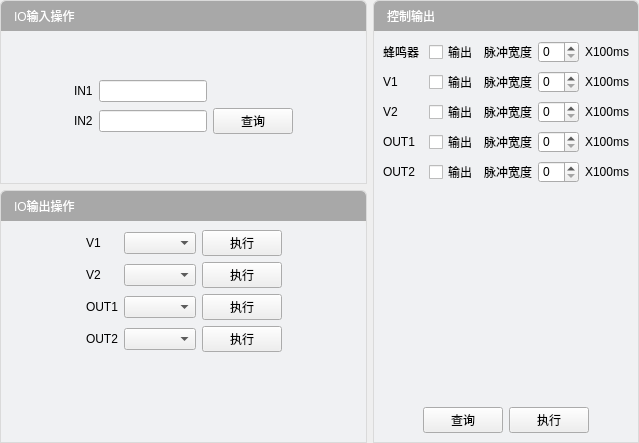
<?xml version="1.0" encoding="UTF-8"?>
<ui version="4.0">
 <class>IoConfigFor6CDlg</class>
 <widget class="QWidget" name="IoConfigFor6CDlg">
  <property name="geometry">
   <rect>
    <x>0</x>
    <y>0</y>
    <width>639</width>
    <height>443</height>
   </rect>
  </property>
  <property name="windowTitle">
   <string>Form</string>
  </property>
  <layout class="QGridLayout" name="gridLayout_4">
   <property name="margin">
    <number>0</number>
   </property>
   <item row="0" column="0" rowspan="2">
    <widget class="QWidget" name="widget_5" native="true">
     <property name="styleSheet">
      <string notr="true">.QWidget
{
	border: 1px solid rgb(218,218,218);
	border-top-right-radius: 5px;
	border-top-left-radius: 5px;
}</string>
     </property>
     <layout class="QVBoxLayout" name="verticalLayout_3">
      <property name="spacing">
       <number>0</number>
      </property>
      <property name="margin">
       <number>1</number>
      </property>
      <item>
       <widget class="QLabel" name="label_8">
        <property name="minimumSize">
         <size>
          <width>0</width>
          <height>30</height>
         </size>
        </property>
        <property name="maximumSize">
         <size>
          <width>16777215</width>
          <height>30</height>
         </size>
        </property>
        <property name="styleSheet">
         <string notr="true">font: 10pt &quot;微软雅黑&quot;;
color: rgb(255, 255, 255);
background-color: rgb(168, 168, 168);
padding: 3px 3px 3px 10px;
border: none;
border-top-right-radius: 5px;
border-top-left-radius: 5px;</string>
        </property>
        <property name="text">
         <string>IO输入操作</string>
        </property>
       </widget>
      </item>
      <item>
       <widget class="QWidget" name="widget_6" native="true">
        <property name="styleSheet">
         <string notr="true">.QWidget
{
	border: none;
	background-color: rgb(240, 241, 243);
}</string>
        </property>
        <layout class="QGridLayout" name="gridLayout">
         <item row="2" column="4">
          <widget class="QPushButton" name="pushButton">
           <property name="text">
            <string>查询</string>
           </property>
          </widget>
         </item>
         <item row="1" column="2" colspan="2">
          <widget class="QLineEdit" name="lineEdit"/>
         </item>
         <item row="2" column="1">
          <widget class="QLabel" name="label_2">
           <property name="text">
            <string>IN2</string>
           </property>
          </widget>
         </item>
         <item row="1" column="1">
          <widget class="QLabel" name="label">
           <property name="text">
            <string>IN1</string>
           </property>
          </widget>
         </item>
         <item row="2" column="2" colspan="2">
          <widget class="QLineEdit" name="lineEdit_2"/>
         </item>
         <item row="3" column="2">
          <spacer name="verticalSpacer_2">
           <property name="orientation">
            <enum>Qt::Vertical</enum>
           </property>
           <property name="sizeHint" stdset="0">
            <size>
             <width>20</width>
             <height>40</height>
            </size>
           </property>
          </spacer>
         </item>
         <item row="1" column="0">
          <spacer name="horizontalSpacer">
           <property name="orientation">
            <enum>Qt::Horizontal</enum>
           </property>
           <property name="sizeHint" stdset="0">
            <size>
             <width>40</width>
             <height>20</height>
            </size>
           </property>
          </spacer>
         </item>
         <item row="0" column="2">
          <spacer name="verticalSpacer">
           <property name="orientation">
            <enum>Qt::Vertical</enum>
           </property>
           <property name="sizeHint" stdset="0">
            <size>
             <width>20</width>
             <height>40</height>
            </size>
           </property>
          </spacer>
         </item>
         <item row="2" column="5">
          <spacer name="horizontalSpacer_2">
           <property name="orientation">
            <enum>Qt::Horizontal</enum>
           </property>
           <property name="sizeHint" stdset="0">
            <size>
             <width>40</width>
             <height>20</height>
            </size>
           </property>
          </spacer>
         </item>
        </layout>
       </widget>
      </item>
     </layout>
    </widget>
   </item>
   <item row="0" column="1" rowspan="3">
    <widget class="QWidget" name="widget_9" native="true">
     <property name="styleSheet">
      <string notr="true">.QWidget
{
	border: 1px solid rgb(218,218,218);
	border-top-right-radius: 5px;
	border-top-left-radius: 5px;
}</string>
     </property>
     <layout class="QVBoxLayout" name="verticalLayout_5">
      <property name="spacing">
       <number>0</number>
      </property>
      <property name="margin">
       <number>1</number>
      </property>
      <item>
       <widget class="QLabel" name="label_10">
        <property name="minimumSize">
         <size>
          <width>0</width>
          <height>30</height>
         </size>
        </property>
        <property name="maximumSize">
         <size>
          <width>16777215</width>
          <height>30</height>
         </size>
        </property>
        <property name="styleSheet">
         <string notr="true">font: 10pt &quot;微软雅黑&quot;;
color: rgb(255, 255, 255);
background-color: rgb(168, 168, 168);
padding: 3px 3px 3px 10px;
border: none;
border-top-right-radius: 5px;
border-top-left-radius: 5px;</string>
        </property>
        <property name="text">
         <string>控制输出</string>
        </property>
       </widget>
      </item>
      <item>
       <widget class="QWidget" name="widget_10" native="true">
        <property name="styleSheet">
         <string notr="true">.QWidget
{
	border: none;
	background-color: rgb(240, 241, 243);
}</string>
        </property>
        <layout class="QGridLayout" name="gridLayout_3">
         <item row="4" column="3">
          <widget class="QSpinBox" name="spinBox_5"/>
         </item>
         <item row="3" column="0">
          <widget class="QLabel" name="label_13">
           <property name="text">
            <string>OUT1</string>
           </property>
          </widget>
         </item>
         <item row="0" column="4">
          <widget class="QLabel" name="label_20">
           <property name="text">
            <string>X100ms</string>
           </property>
          </widget>
         </item>
         <item row="3" column="3">
          <widget class="QSpinBox" name="spinBox_4"/>
         </item>
         <item row="1" column="0">
          <widget class="QLabel" name="label_11">
           <property name="text">
            <string>V1</string>
           </property>
          </widget>
         </item>
         <item row="1" column="4">
          <widget class="QLabel" name="label_21">
           <property name="text">
            <string>X100ms</string>
           </property>
          </widget>
         </item>
         <item row="2" column="2">
          <widget class="QLabel" name="label_17">
           <property name="text">
            <string>脉冲宽度</string>
           </property>
          </widget>
         </item>
         <item row="1" column="2">
          <widget class="QLabel" name="label_16">
           <property name="text">
            <string>脉冲宽度</string>
           </property>
          </widget>
         </item>
         <item row="0" column="2">
          <widget class="QLabel" name="label_15">
           <property name="text">
            <string>脉冲宽度</string>
           </property>
          </widget>
         </item>
         <item row="0" column="1">
          <widget class="QCheckBox" name="checkBox">
           <property name="text">
            <string>输出</string>
           </property>
          </widget>
         </item>
         <item row="4" column="0">
          <widget class="QLabel" name="label_14">
           <property name="text">
            <string>OUT2</string>
           </property>
          </widget>
         </item>
         <item row="2" column="3">
          <widget class="QSpinBox" name="spinBox_3"/>
         </item>
         <item row="2" column="4">
          <widget class="QLabel" name="label_22">
           <property name="text">
            <string>X100ms</string>
           </property>
          </widget>
         </item>
         <item row="0" column="3">
          <widget class="QSpinBox" name="spinBox"/>
         </item>
         <item row="6" column="0" colspan="5">
          <layout class="QHBoxLayout" name="horizontalLayout">
           <item>
            <spacer name="horizontalSpacer_3">
             <property name="orientation">
              <enum>Qt::Horizontal</enum>
             </property>
             <property name="sizeHint" stdset="0">
              <size>
               <width>40</width>
               <height>20</height>
              </size>
             </property>
            </spacer>
           </item>
           <item>
            <widget class="QPushButton" name="pushButton_6">
             <property name="text">
              <string>查询</string>
             </property>
            </widget>
           </item>
           <item>
            <widget class="QPushButton" name="pushButton_7">
             <property name="text">
              <string>执行</string>
             </property>
            </widget>
           </item>
           <item>
            <spacer name="horizontalSpacer_4">
             <property name="orientation">
              <enum>Qt::Horizontal</enum>
             </property>
             <property name="sizeHint" stdset="0">
              <size>
               <width>40</width>
               <height>20</height>
              </size>
             </property>
            </spacer>
           </item>
          </layout>
         </item>
         <item row="5" column="2">
          <spacer name="verticalSpacer_4">
           <property name="orientation">
            <enum>Qt::Vertical</enum>
           </property>
           <property name="sizeHint" stdset="0">
            <size>
             <width>20</width>
             <height>40</height>
            </size>
           </property>
          </spacer>
         </item>
         <item row="2" column="1">
          <widget class="QCheckBox" name="checkBox_3">
           <property name="text">
            <string>输出</string>
           </property>
          </widget>
         </item>
         <item row="0" column="0">
          <widget class="QLabel" name="label_7">
           <property name="text">
            <string>蜂鸣器</string>
           </property>
          </widget>
         </item>
         <item row="4" column="2">
          <widget class="QLabel" name="label_19">
           <property name="text">
            <string>脉冲宽度</string>
           </property>
          </widget>
         </item>
         <item row="1" column="1">
          <widget class="QCheckBox" name="checkBox_2">
           <property name="text">
            <string>输出</string>
           </property>
          </widget>
         </item>
         <item row="1" column="3">
          <widget class="QSpinBox" name="spinBox_2"/>
         </item>
         <item row="3" column="4">
          <widget class="QLabel" name="label_23">
           <property name="text">
            <string>X100ms</string>
           </property>
          </widget>
         </item>
         <item row="4" column="1">
          <widget class="QCheckBox" name="checkBox_5">
           <property name="text">
            <string>输出</string>
           </property>
          </widget>
         </item>
         <item row="3" column="1">
          <widget class="QCheckBox" name="checkBox_4">
           <property name="text">
            <string>输出</string>
           </property>
          </widget>
         </item>
         <item row="2" column="0">
          <widget class="QLabel" name="label_12">
           <property name="text">
            <string>V2</string>
           </property>
          </widget>
         </item>
         <item row="3" column="2">
          <widget class="QLabel" name="label_18">
           <property name="text">
            <string>脉冲宽度</string>
           </property>
          </widget>
         </item>
         <item row="4" column="4">
          <widget class="QLabel" name="label_24">
           <property name="text">
            <string>X100ms</string>
           </property>
          </widget>
         </item>
        </layout>
       </widget>
      </item>
     </layout>
    </widget>
   </item>
   <item row="2" column="0">
    <widget class="QWidget" name="widget_7" native="true">
     <property name="styleSheet">
      <string notr="true">.QWidget
{
	border: 1px solid rgb(218,218,218);
	border-top-right-radius: 5px;
	border-top-left-radius: 5px;
}</string>
     </property>
     <layout class="QVBoxLayout" name="verticalLayout_4">
      <property name="spacing">
       <number>0</number>
      </property>
      <property name="margin">
       <number>1</number>
      </property>
      <item>
       <widget class="QLabel" name="label_9">
        <property name="minimumSize">
         <size>
          <width>0</width>
          <height>30</height>
         </size>
        </property>
        <property name="maximumSize">
         <size>
          <width>16777215</width>
          <height>30</height>
         </size>
        </property>
        <property name="styleSheet">
         <string notr="true">font: 10pt &quot;微软雅黑&quot;;
color: rgb(255, 255, 255);
background-color: rgb(168, 168, 168);
padding: 3px 3px 3px 10px;
border: none;
border-top-right-radius: 5px;
border-top-left-radius: 5px;</string>
        </property>
        <property name="text">
         <string>IO输出操作</string>
        </property>
       </widget>
      </item>
      <item>
       <widget class="QWidget" name="widget_8" native="true">
        <property name="styleSheet">
         <string notr="true">.QWidget
{
	border: none;
	background-color: rgb(240, 241, 243);
}</string>
        </property>
        <layout class="QGridLayout" name="gridLayout_2">
         <item row="2" column="4">
          <spacer name="horizontalSpacer_5">
           <property name="orientation">
            <enum>Qt::Horizontal</enum>
           </property>
           <property name="sizeHint" stdset="0">
            <size>
             <width>40</width>
             <height>20</height>
            </size>
           </property>
          </spacer>
         </item>
         <item row="0" column="1">
          <widget class="QLabel" name="label_3">
           <property name="text">
            <string>V1</string>
           </property>
          </widget>
         </item>
         <item row="1" column="3">
          <widget class="QPushButton" name="pushButton_3">
           <property name="text">
            <string>执行</string>
           </property>
          </widget>
         </item>
         <item row="1" column="2">
          <widget class="QComboBox" name="comboBox_2"/>
         </item>
         <item row="1" column="1">
          <widget class="QLabel" name="label_4">
           <property name="text">
            <string>V2</string>
           </property>
          </widget>
         </item>
         <item row="0" column="2">
          <widget class="QComboBox" name="comboBox"/>
         </item>
         <item row="0" column="3">
          <widget class="QPushButton" name="pushButton_2">
           <property name="text">
            <string>执行</string>
           </property>
          </widget>
         </item>
         <item row="2" column="1">
          <widget class="QLabel" name="label_5">
           <property name="text">
            <string>OUT1</string>
           </property>
          </widget>
         </item>
         <item row="2" column="2">
          <widget class="QComboBox" name="comboBox_3"/>
         </item>
         <item row="2" column="3">
          <widget class="QPushButton" name="pushButton_4">
           <property name="text">
            <string>执行</string>
           </property>
          </widget>
         </item>
         <item row="3" column="1">
          <widget class="QLabel" name="label_6">
           <property name="text">
            <string>OUT2</string>
           </property>
          </widget>
         </item>
         <item row="3" column="2">
          <widget class="QComboBox" name="comboBox_4"/>
         </item>
         <item row="3" column="3">
          <widget class="QPushButton" name="pushButton_5">
           <property name="text">
            <string>执行</string>
           </property>
          </widget>
         </item>
         <item row="4" column="2">
          <spacer name="verticalSpacer_3">
           <property name="orientation">
            <enum>Qt::Vertical</enum>
           </property>
           <property name="sizeHint" stdset="0">
            <size>
             <width>20</width>
             <height>40</height>
            </size>
           </property>
          </spacer>
         </item>
         <item row="2" column="0">
          <spacer name="horizontalSpacer_6">
           <property name="orientation">
            <enum>Qt::Horizontal</enum>
           </property>
           <property name="sizeHint" stdset="0">
            <size>
             <width>40</width>
             <height>20</height>
            </size>
           </property>
          </spacer>
         </item>
        </layout>
        <zorder>label_5</zorder>
        <zorder>pushButton_2</zorder>
        <zorder>label_4</zorder>
        <zorder>comboBox_4</zorder>
        <zorder>comboBox_2</zorder>
        <zorder>pushButton_5</zorder>
        <zorder>pushButton_4</zorder>
        <zorder>comboBox</zorder>
        <zorder>comboBox_3</zorder>
        <zorder>label_3</zorder>
        <zorder>label_6</zorder>
        <zorder>pushButton_3</zorder>
        <zorder>verticalSpacer_3</zorder>
        <zorder>horizontalSpacer_5</zorder>
        <zorder>horizontalSpacer_6</zorder>
       </widget>
      </item>
     </layout>
    </widget>
   </item>
  </layout>
 </widget>
 <resources/>
 <connections/>
</ui>
